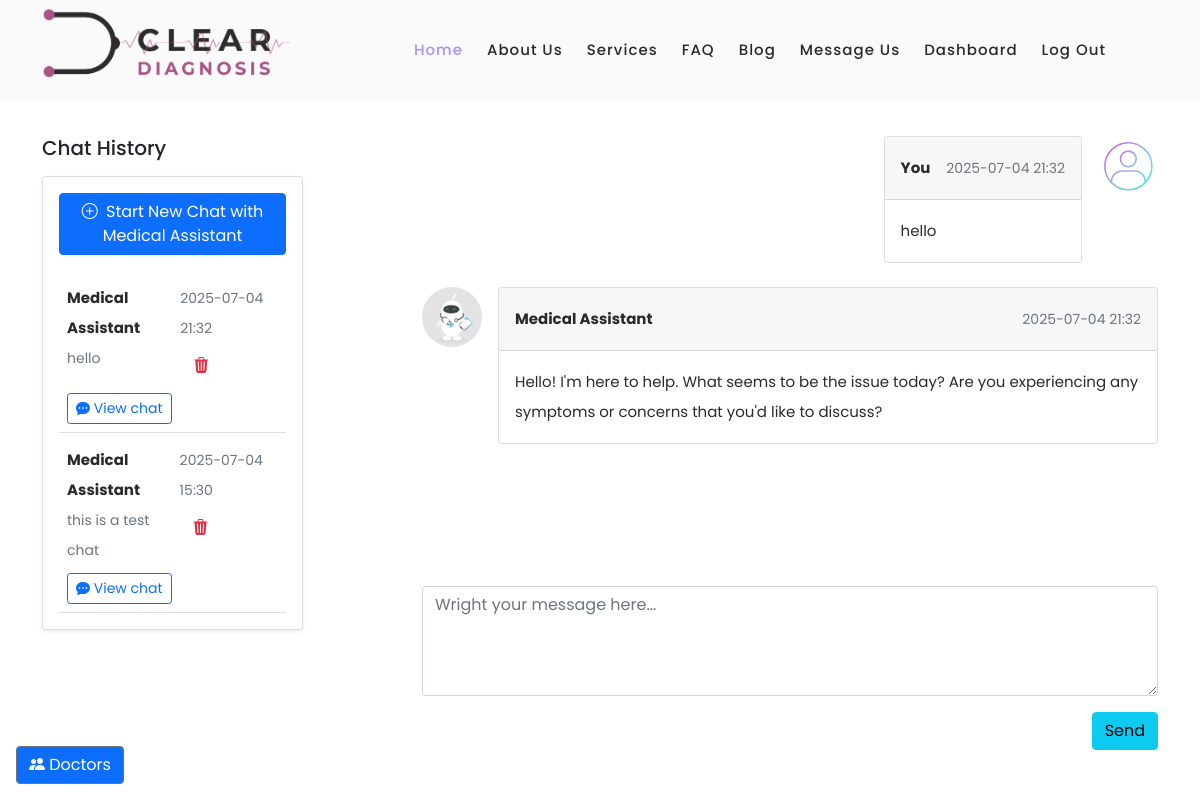
The page /chat/4 (signed in) on the database as committed earlier.
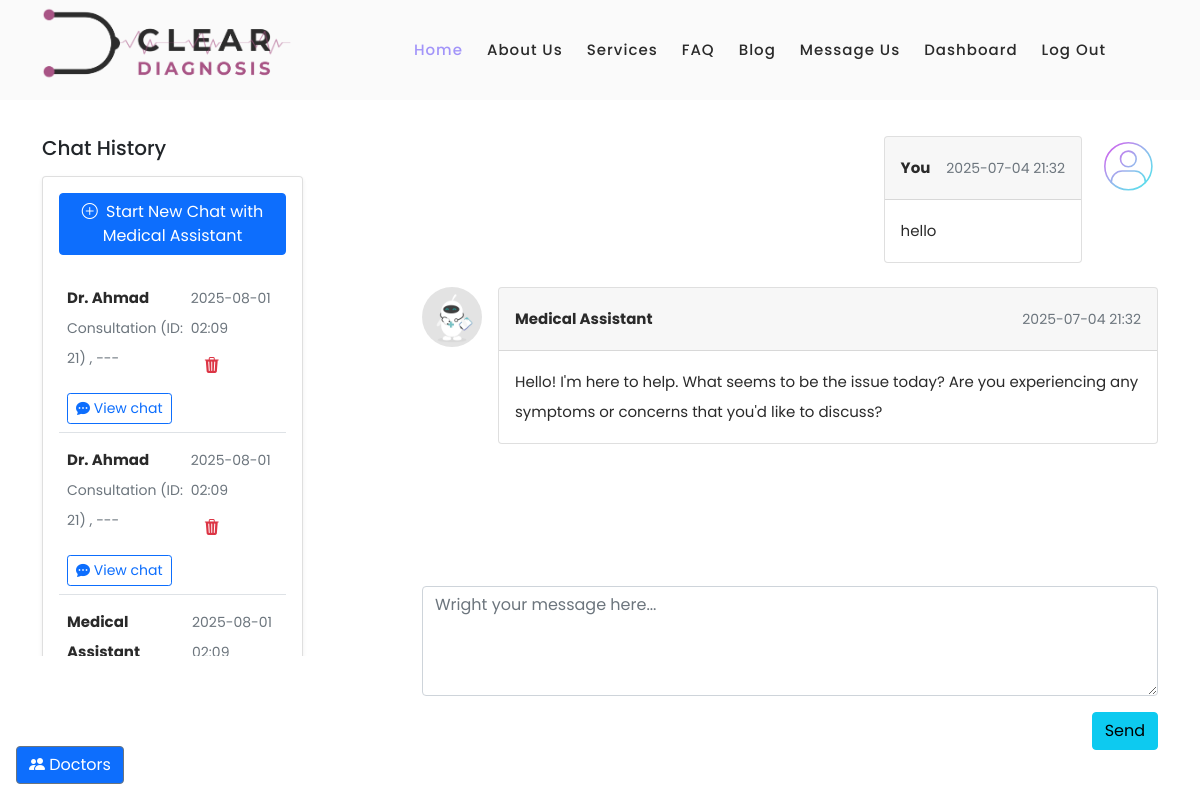
The same page on the database as committed later.
### models.py (models this page shows, shortened)
class Conversation(db.Model):
    id = db.Column(db.Integer, primary_key=True)
    user_id = db.Column(db.Integer, db.ForeignKey('users.id'), nullable=False)
    role = db.Column(db.String(50), default='User')  # 'User' or 'Doctor'
    subject = db.Column(db.String(255), nullable=False)
    messages = db.relationship('Message', backref='conversation',cascade="all, delete-orphan", lazy=True, order_by="Message.timestamp")
    doctor_id = db.Column(db.Integer, db.ForeignKey('doctors.id'), nullable=True)
    timestamp = db.Column(db.DateTime, default=datetime.utcnow)
    status = db.Column(db.String(50), default='active')  # 'active', 'closed', 'pending'
    user = db.relationship('User', backref='conversations')

class Message(db.Model):
    id = db.Column(db.Integer, primary_key=True)
    conversation_id = db.Column(db.Integer, db.ForeignKey('conversation.id'), nullable=False)
    sender_id = db.Column(db.Integer, db.ForeignKey('users.id'), nullable=False)
    role = db.Column(db.String(50), default='User')  # 'User' or 'Doctor' or 'Assistant'
    content = db.Column(db.Text, nullable=False)
    timestamp = db.Column(db.DateTime, default=datetime.utcnow)
    sender = db.relationship('User')

class Doctor(db.Model):
    __tablename__ = 'doctors'
    id = db.Column(db.Integer, primary_key=True)
    name = db.Column(db.String(100), nullable=False)
    specialty = db.Column(db.String(100), nullable=False)
    created_at = db.Column(db.DateTime, server_default=db.func.now())
    updated_at = db.Column(db.DateTime, server_default=db.func.now(), onupdate=db.func.now())
    user_id = db.Column(db.Integer, db.ForeignKey('users.id'), nullable=False)
    user = db.relationship('User', back_populates='doctor_profile')

### app.py (the view, shortened to what this page needs)
@app.route('/chat/<int:conversation_id>', defaults={'doctor_id': None}, methods=['GET', 'POST'])
@app.route('/chat/<int:conversation_id>/doctor/<int:doctor_id>', methods=['GET', 'POST'])
@login_required
def chat(conversation_id, doctor_id):
    doctors = db.session.query(User).join(Doctor).filter(User.role == 'doctor').all()
    conversations = Conversation.query.filter_by(user_id=current_user.id).order_by(Conversation.timestamp.desc()).all()
    doctor_conversations = Conversation.query.filter_by(doctor_id=current_user.id).order_by(Conversation.timestamp.desc()).all()
    if current_user.role == 'doctor':
        conversations = doctor_conversations
    if conversation_id == 0:
        return render_template('chat.html', conversations=conversations, doctors=doctors,doctor_id=doctor_id, new_chat=True)
    user_id = request.args.get('user_id', type=int)
    if user_id :
        convo = Conversation.query.filter_by(id=conversation_id, user_id=user_id, doctor_id=current_user.id).first_or_404()
    else:
        convo = Conversation.query.filter_by(id=conversation_id, user_id=current_user.id).first_or_404()
    return render_template('chat.html', conversations=conversations, conversation=convo, doctors=doctors, new_chat=False)

### app.py (called while the page is built)
@login_manager.user_loader
def load_user(user_id):
    return UserLogin.query.get(int(user_id))

@app.before_request
def create_tables():
    db.create_all()

@app.before_request
def update_last_seen():
    if current_user.is_authenticated:
        current_user.last_login = datetime.utcnow()
        db.session.commit()

@app.template_filter('doctor_name')
def doctor_name_filter(doctor_id):
    doctor = Doctor.query.filter_by(user_id=doctor_id).first()
    return doctor.name if doctor else "Unknown"

### templates/chat.html (shortened to what this page needs)
{%extends "base.html" %}
{% block content %}
<section>
  <div class="container py-3">
    <div class="row">
      <div class="col-md-5 col-lg-4 col-xl-3 mb-4 mb-md-0 overflow-auto" style='height: 65vh;' id="chat-history">
        <h5 class="font-weight-bold mb-3 text-center text-lg-start">Chat History</h5>
        <div class="card shadow-sm">
          <div class="card-body">
            {% if current_user.role != 'doctor' %}
            <a href="{{url_for('chat', conversation_id=0)}}" class="btn btn-primary mb-3">
              <i class="bi bi-plus-circle me-1"></i> Start New Chat with Medical Assistant
            </a>
            {% endif %}
          {% if conversations %}
            <ul class="list-unstyled mb-0">
            {% for conversation in conversations %}
              <li class="p-2 border-bottom">
                <a href="#!" class="d-flex justify-content-between">
                  <div class="d-flex flex-row">
                    <div class="pt-1">
                      <p class="fw-bold mb-0">
                        {% if conversation.doctor_id %}
                          {% if current_user.role == 'doctor' %}
                            {{ conversation.user.username }}
                          {% else %}
                            Dr. {{ conversation.doctor_id | doctor_name }}
                          {% endif %}
                        {% else %}
                          Medical Assistant
                        {% endif %}
                      </p>
                      <p class="small text-muted">{{ conversation.subject[:120] }}{% if conversation.subject|length > 120 %}...{% endif %}</p>
                    </div>
                  </div>
                  <div class="pt-1">
                    <p class="small text-muted mb-1">{{ conversation.timestamp.strftime('%Y-%m-%d %H:%M') }}</p>
                    <form method="POST"
                          action="{{ url_for('delete_conversation', conversation_id=conversation.id) }}"
                          class="delete-form">
                      <button type="button" class="btn btn-link text-danger trigger-delete">
                        <i class="bi bi-trash3-fill"></i>
                      </button>
                    </form>
                  </div>
                </a>
                      <p>
                        {% if current_user.role == 'doctor' %}
                        <a href="{{ url_for('chat', conversation_id=conversation.id,doctor_id=conversation.doctor_id, user_id=conversation.user_id) }}" class="btn btn-sm btn-outline-primary mt-2">
                        {% else %}
                        <a href="{{ url_for('chat', conversation_id=conversation.id, doctor_id=conversation.doctor_id) }}" class="btn btn-sm btn-outline-primary mt-2">
                        {% endif %}
                          <i class="bi bi-chat-dots-fill"></i>
                        View chat
                        </a>
                      </p>
              </li>
              {% endfor %}
            </ul>
          {% else %}
            <p class="text-muted">No conversation history yet.</p>
          {% endif %}
          </div>
        </div>
      </div>
      <div class="col-md-1 col-lg-1 col-xl-1 overflow-auto"  style='height: 65vh;' id=""></div>
      <div class="col-md-6 col-lg-7 col-xl-8 ' id="chat-box">
        <div  id="chat-messages" style="height: 55vh; overflow-y: auto;">
        <ul class="list-unstyled">
          {% if conversation %}
            {%if conversation.messages %}
              {% for msg in conversation.messages %}
                {% if msg.sender_id == current_user.id %}
                  <li class="d-flex flex-row-reverse mb-4">
                    <img src="{{ url_for('static', filename='images/avatar.svg') }}" alt="avatar"
                        class="rounded-circle d-flex align-self-start ms-3 shadow-1-strong" style="width:60px">
                    <div class="card">
                      <div class="card-header d-flex justify-content-between p-3">
                        <p class="fw-bold mb-0">You</p>
                        <p class="text-muted small mb-0 ms-3"> {{ msg.timestamp.strftime('%Y-%m-%d %H:%M') }}</p>
                      </div>
                      <div class="card-body">
                        <p class="mb-0">
                          {{ msg.content }}
                        </p>
                      </div>
                    </div>
                  </li>
                {% else %}
                  <li class="d-flex mb-4">
                    <img src="{{ url_for('static', filename='images/mbotavatar.webp') }}" alt="avatar"
                      class="rounded-circle d-flex align-self-start me-3 shadow-1-strong" style="max-width:60px">
                    <div class="card">
                      <div class="card-header d-flex justify-content-between p-3">
                        <p class="fw-bold mb-0">
                              Medical Assistant
                        </p>
                        <p class="text-muted small mb-0 ms-3"> {{ msg.timestamp.strftime('%Y-%m-%d %H:%M') }}</p>
                      </div>
                      <div class="card-body">
                        <p class="mb-0">
                          {{ msg.content }}
                        </p>
                      </div>
                  </div>
                  </li>
                {% endif %}
              {% endfor %}
          {% endif %}
        </ul>
        </div>
        <div style="margin-top: 10px;">
          <ul class="list-unstyled">
              <form id="chat-form" method="POST">
                <li class="bg-white mb-3">
                  <div data-mdb-input-init class="form-outline">
                    <textarea required autofocus class="form-control bg-body-tertiary" placeholder="Wright your message here..." name="message" id="textAreaExample2" rows="4"></textarea>
                  </div>
                </li>
                <button  type="submit" data-mdb-button-init data-mdb-ripple-init class="btn btn-info btn-rounded float-end">Send</button>
            </form>
            {% endif %}
          </ul>
        </div>
      </div>
    </div>
  </div>
</section>
{% endblock %}

### templates/base.html (shortened to what this page needs)
<!DOCTYPE html>
<html lang="en">
<head>
    <link rel="stylesheet" href="{{ url_for('static', filename='vendor/bootstrap/css/bootstrap.min.css') }}">
    <link rel="stylesheet" href="{{ url_for('static', filename='vendor/bootstrap/css/bootstrap-icons.css') }}">
    <link href="https://cdn.jsdelivr.net/npm/bootstrap-icons@1.10.5/font/bootstrap-icons.css" rel="stylesheet">
    <link rel="stylesheet" href="{{ url_for('static', filename='css/fontawesome.css') }}">
    <link rel="stylesheet" href="{{ url_for('static', filename='css/templatemo-space-dynamic.css') }}">
    <link rel="stylesheet" href="{{ url_for('static', filename='css/animated.css') }}">
    <link rel="stylesheet" href="{{ url_for('static', filename='css/owl.css') }}">
    <link rel="stylesheet" href="{{ url_for('static', filename='css/base.css') }}">
</head>
<button id="toggleSidebar" class="btn btn-outline-secondary position-fixed bottom-0 start-0 m-3 bg-primary text-white" style="z-index: 1030; ">
  <i class="bi bi-people-fill"></i> Doctors
</button>
<body>
  {% include "navbar.html" %}
  <div class="content" >
    {% block content %}{% endblock %}
  </div>
</body>
</html>

### templates/navbar.html (shortened to what this page needs)
  <header class="header-area header-sticky wow slideInDown" data-wow-duration="0.75s" data-wow-delay="0s">
    <div class="container">
      <div class="row">
        <div class="col-12">
          <nav class="main-nav">
            <a href="{{ url_for('home') }}" class="logo">
              <img src="{{ url_for('static', filename='images/logo-croped.png') }}" class="logo" style="width: 250px; ">
            </a>
            <ul class="nav">
              <li class="scroll-to-section"><a href="{{ url_for('home') }}" class="active">Home</a></li>
              <li class="scroll-to-section"><a href="#about">About Us</a></li>
              <li class="scroll-to-section"><a href="#services">Services</a></li>
              <li class="scroll-to-section"><a href="{{url_for('consultation_form')}}">FAQ</a></li>
              <li class="scroll-to-section"><a href="#blog">Blog</a></li>
              <li class="scroll-to-section"><a href="#contact">Message Us</a></li>
               {% if current_user.is_authenticated %}
              <li class="scroll-to-section"><a href="{{url_for('dashboard')}}">Dashboard</a></li>
                {% endif %}
              <li class="scroll-to-section">
                  {% if current_user.is_authenticated %}
                    <a  href="{{ url_for('logout') }}">log out</a>
                  {% else %}
                    <a href="{{ url_for('login') }}">log in</a>
                  {% endif %}
              </li>
              <li></li>
            </ul>
          </nav>
        </div>
      </div>
    </div>
  </header>

### static/css/templatemo-space-dynamic.css (style rules this page uses)
html, body, div, span, applet, object, iframe, h1, h2, h3, h4, h5, h6, p, blockquote, div pre, a, abbr, acronym, address, big, cite, code, del, dfn, em, font, img, ins, kbd, q, s, samp, small, strike, strong, sub, sup, tt, var, b, u, i, center, dl, dt, dd, ol, ul, li, figure, header, nav, section, article, aside, footer, figcaption { margin: 0; padding: 0; border: 0; outline: 0; }
ul, li { padding: 0; margin: 0; list-style: none; }
header, nav, section, article, aside, footer, hgroup { display: block; }
* { box-sizing: border-box; }
html, body { font-family: 'Poppins', sans-serif; font-weight: 400; background-color: #fff; -ms-text-size-adjust: 100%; -webkit-font-smoothing: antialiased; -moz-osx-font-smoothing: grayscale; }
a { text-decoration: none !important; }
h1, h2, h3, h4, h5, h6 { margin-top: 0px; margin-bottom: 0px; }
ul { margin-bottom: 0px; }
p { font-size: 15px; line-height: 30px; color: #2a2a2a; }
img { width: 100%; overflow: hidden; }
html, body { background: #fff; font-family: 'Poppins', sans-serif; }
.header-area { background-color: #fafafa; position: absolute; top: 0px; left: 0px; right: 0px; z-index: 100; height: 100px; -webkit-transition: all .5s ease 0s; -moz-transition: all .5s ease 0s; -o-transition: all .5s ease 0s; transition: all .5s ease 0s; }
.header-area .main-nav { min-height: 80px; background: transparent; }
.header-area .main-nav .logo { line-height: 100px; color: #fff; font-size: 24px; font-weight: 700; text-transform: uppercase; letter-spacing: 2px; float: left; -webkit-transition: all 0.3s ease 0s; -moz-transition: all 0.3s ease 0s; -o-transition: all 0.3s ease 0s; transition: all 0.3s ease 0s; }
.header-area .main-nav .nav { float: right; margin-top: 30px; margin-right: 0px; background-color: transparent; -webkit-transition: all 0.3s ease 0s; -moz-transition: all 0.3s ease 0s; -o-transition: all 0.3s ease 0s; transition: all 0.3s ease 0s; position: relative; z-index: 999; }
.header-area .main-nav .nav li { padding-left: 20px; padding-right: 20px; }
.header-area .main-nav .nav li:last-child { padding-right: 0px; padding-left: 40px; }
.header-area .main-nav .nav li a { display: block; font-weight: 500; font-size: 15px; color: #2a2a2a; text-transform: capitalize; -webkit-transition: all 0.3s ease 0s; -moz-transition: all 0.3s ease 0s; -o-transition: all 0.3s ease 0s; transition: all 0.3s ease 0s; height: 40px; line-height: 40px; border: transparent; letter-spacing: 1px; }
.header-area .main-nav .nav li a { color: #2a2a2a; }
.header-area .main-nav .nav li:hover a, .header-area .main-nav .nav li a.active { color: #A294F9!important; }
.header-area.header-sticky { min-height: 80px; }
.header-area .nav { margin-top: 30px; }
.header-area.header-sticky .nav li a.active { color: #A888B5; }
@media (max-width: 1200px) { .header-area .main-nav .nav li { padding-left: 12px; padding-right: 12px; } }
@media (max-width: 1200px) { .header-area .main-nav:before { display: none; } }
@media (min-width: 767px) { .header-area .main-nav .nav { display: flex !important; } }

### static/css/base.css (style rules this page uses)
.content { padding-top: 120px; }

Rows that differ between the two databases and show on the page:
no longer on this page (row unchanged): Conversation: shows "Medical Assistant", subject "hello", timestamp "2025-07-04 21:32"
no longer on this page (row unchanged): Conversation: shows "Medical Assistant", subject "this is a test chat", timestamp "2025-07-04 15:30"
added Conversation: doctor_id|doctor_name "Ahmad", subject "Consultation (ID: 21) , ---", timestamp "2025-08-01 02:09"
added Conversation: doctor_id|doctor_name "Ahmad", subject "Consultation (ID: 21) , ---", timestamp "2025-08-01 02:09"
added Conversation: shows "Medical…", timestamp "2025-08-01…"
